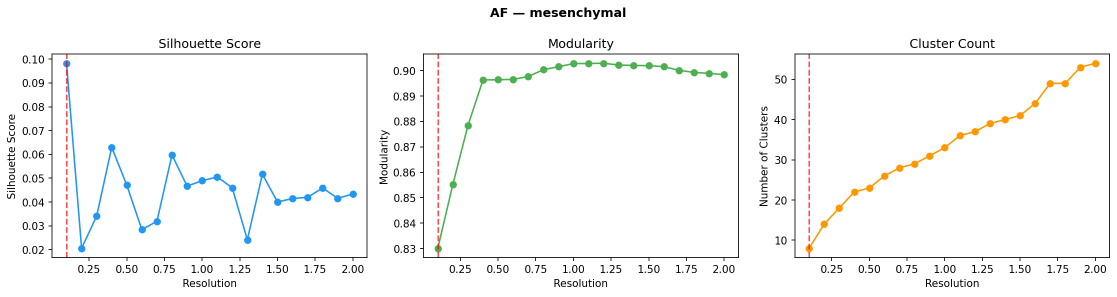
#> input picture results/integration/clustering_resolution_optimization/AF_mesenchymal_optimization.png, 2234 x 593 px (shown at 1/2 size); its folder holds only this picture in this run
$ jupyter execute --allow-errors 06_clustering.ipynb
#> lines starting #> are read from the running program, lines starting #| are printed output that depends on the picture
# Module 06 — Clustering with Resolution Optimization (v5 + tiered v4)

This notebook visualizes clustering results from `scripts/06_clustering.py`
for **both** the v5 atlas (CCA-flat) and the new **tiered v4 atlas**
(Seurat v4 SCT + CCA, run per compartment with mesenchymal / non-mesenchymal
tiers split before integration). Leiden clustering is run per tier on the
tier-specific embedding with automated resolution optimization.

**Sections**
- §1–4 — v5 atlas (CCA-flat, status: completed 2026-03-25)
- §5 — tiered v4 atlas (status: Module 06 complete 2026-05-22; pending human checkpoint)

**v5 cluster counts:** NP 12 · AF 12 · CEP 9 · all_cells 15

**Tiered v4 cluster counts (2026-05-22 rerun, post NP-rescue + 50-cell non-mes threshold):** NP 18 · AF 19 · CEP 19 · all_cells 24

**Data sources**
- v5: `data/integrated/{NP,AF,CEP,all_cells}.h5ad` · `results/integration/clustering_resolution_optimization/`
- tiered v4: `data/integrated/tiered_v4/{NP,AF,CEP,all_cells}.h5ad` · `results/integration/tiered_v4/clustering_resolution_optimization/`

[cell 1]
import warnings
warnings.filterwarnings('ignore', category=FutureWarning)
warnings.filterwarnings('ignore', category=UserWarning, module='scanpy')

import io
from pathlib import Path

import anndata
anndata.settings.allow_write_nullable_strings = True

import numpy as np
import pandas as pd
import scanpy as sc
import matplotlib.pyplot as plt
from matplotlib.lines import Line2D
import seaborn as sns
from PIL import Image as PILImage
from IPython.display import Image, display, Markdown

sns.set_style('whitegrid')
plt.rcParams.update({'figure.dpi': 120, 'savefig.dpi': 200, 'savefig.bbox': 'tight'})

# JPEG-compression helpers — keep notebook under GitHub's ~10 MB render limit.
# Source figures stay full-resolution in results/.
UMAP_MAX_WIDTH = 1200
UMAP_JPEG_QUALITY = 90

def _encode_jpeg(img, max_width=UMAP_MAX_WIDTH, quality=UMAP_JPEG_QUALITY):
    img = img.convert('RGB')
    if img.width > max_width:
        ratio = max_width / img.width
        img = img.resize((max_width, int(img.height * ratio)), PILImage.LANCZOS)
    buf = io.BytesIO()
    img.save(buf, format='JPEG', quality=quality, optimize=True)
    return buf.getvalue()

# [8 lines left out: function render_fig, not called in this run]

# ── Paths ──────────────────────────────────────────────────────────────────
BASE = Path('..').resolve()
INT_DIR = BASE / 'data' / 'integrated'
OPT_DIR = BASE / 'results' / 'integration' / 'clustering_resolution_optimization'
FIG_DIR = BASE / 'results' / 'integration'
FIG_DIR.mkdir(parents=True, exist_ok=True)

COMPARTMENTS = {
    'NP': INT_DIR / 'NP.h5ad',
    'AF': INT_DIR / 'AF.h5ad',
    'CEP': INT_DIR / 'CEP.h5ad',
    'all_cells': INT_DIR / 'all_cells.h5ad',
}

for name, path in COMPARTMENTS.items():
    print(f'  {name}: {"found" if path.exists() else "NOT FOUND"}')

## 1. Resolution Optimization Diagnostics (v5)

The resolution parameter controls the granularity of Leiden clustering. A
resolution scan evaluates multiple values and selects the one that optimizes
a combination of silhouette score and cluster stability. Plots below show
the optimization landscape for each compartment and tier.

[cell 2]
# Display resolution optimization plots for each compartment/tier
opt_plots = sorted(OPT_DIR.glob('*_optimization.png'))
print(f'Resolution optimization plots: {len(opt_plots)}')

for fpath in opt_plots:
    label = fpath.stem.replace('_optimization', '').replace('_', ' ').title()
    display(Markdown(f'### {label}'))
    display(Image(filename=str(fpath), width=800))

## 2. Resolution Scan Tables (v5)

Selected resolutions and metrics for each compartment/tier combination.

[cell 3]
# Display resolution scan tables
res_tables = sorted(OPT_DIR.glob('*_resolutions.tsv'))
print(f'Resolution scan tables: {len(res_tables)}')

for fpath in res_tables:
    label = fpath.stem.replace('_resolutions', '').replace('_', ' ').title()
    df = pd.read_csv(fpath, sep='\t')
    display(Markdown(f'### {label}'))
    display(df.style.set_caption(f'{label} — Resolution Scan Results'))

## 3. Cluster UMAP per Compartment (v5)

UMAP colored by Leiden cluster labels for each compartment. This shows the
spatial distribution of clusters on the CCA-integrated embedding.

[cell 4]
for comp_name, comp_path in [('NP', COMPARTMENTS['NP']),
                              ('AF', COMPARTMENTS['AF']),
                              ('CEP', COMPARTMENTS['CEP'])]:
    if not comp_path.exists():
        print(f'{comp_name}: file not found')
        continue

    adata = sc.read_h5ad(comp_path, backed='r')
    obs_df = adata.obs.to_memory() if hasattr(adata.obs, 'to_memory') else adata.obs.copy()
    umap = adata.obsm['X_umap'][:] if 'X_umap' in adata.obsm else None
    n_clusters = obs_df['leiden'].nunique() if 'leiden' in obs_df.columns else 0
    adata.file.close()

    if umap is None or 'leiden' not in obs_df.columns:
        print(f'{comp_name}: missing UMAP or leiden column')
        continue

    display(Markdown(f'### {comp_name} — {n_clusters} Leiden Clusters'))

    unique_clusters = sorted(obs_df['leiden'].unique(),
                              key=lambda x: int(x) if str(x).isdigit() else x)
    palette = dict(zip(unique_clusters,
                       sns.color_palette('husl', max(len(unique_clusters), 20))))

    fig, ax = plt.subplots(figsize=(9, 7))
    idx = np.random.RandomState(42).permutation(len(umap))
    labels = obs_df['leiden'].values
    colors = [palette.get(labels[i], '#cccccc') for i in idx]
    ax.scatter(umap[idx, 0], umap[idx, 1], c=colors, s=0.2, alpha=0.4, rasterized=True)
    ax.set_xticks([]); ax.set_yticks([])
    ax.set_title(f'{comp_name}: Leiden Clustering ({n_clusters} clusters)', fontsize=12)
    fig.tight_layout()
    fig.savefig(FIG_DIR / f'notebook_06_{comp_name}_leiden_umap.png', dpi=150, bbox_inches='tight')
    render_fig(fig)

    del obs_df, umap

## 4. Cluster Size Distributions (v5)

Bar chart of cluster sizes for each compartment, showing how cells are
distributed across clusters.

[cell 5]
# Cluster size bar charts per compartment
for comp_name, comp_path in [('NP', COMPARTMENTS['NP']),
                              ('AF', COMPARTMENTS['AF']),
                              ('CEP', COMPARTMENTS['CEP'])]:
    if not comp_path.exists():
        continue
    adata = sc.read_h5ad(comp_path, backed='r')
    obs_df = adata.obs.to_memory() if hasattr(adata.obs, 'to_memory') else adata.obs.copy()
    adata.file.close()

    if 'leiden' not in obs_df.columns:
        continue

    counts = obs_df['leiden'].value_counts().sort_index(
        key=lambda x: x.astype(int) if x.str.isdigit().all() else x)

    fig, ax = plt.subplots(figsize=(max(10, len(counts) * 0.35), 5))
    ax.bar(range(len(counts)), counts.values, color='steelblue', edgecolor='white')
    ax.set_xticks(range(len(counts)))
    ax.set_xticklabels(counts.index, rotation=90, fontsize=7)
    ax.set_ylabel('Number of cells')
    ax.set_xlabel('Leiden cluster')
    ax.set_title(f'{comp_name}: Cluster Sizes ({len(counts)} clusters, {len(obs_df):,} cells)')
    fig.tight_layout()
    plt.show()

    del obs_df

## 5. Tiered v4 Atlas — Module 06 (2026-05-22 rerun, post NP-rescue + 50-cell non-mes threshold)

After the per-compartment metric review (notebook 05 §6), the atlas was
re-run on the tiered v4 integration (Seurat v4 SCT + CCA, mesenchymal /
non-mesenchymal split before integration). Cells live at
`data/integrated/tiered_v4/{NP,AF,CEP,all_cells}.h5ad`; the v5 outputs
remain on disk untouched. Module 06 ran independently per compartment via
`scripts/06_clustering.py --input-dir data/integrated/tiered_v4 \
--output-dir results/integration/tiered_v4`.

**2026-05-22 rerun** consolidates two upstream changes:

- **NP unassigned rescue (commits `15944f1`, `a26525c`).** Module 04 cell-
  class panels were extended so previously-unassigned (`unknown`) cells
  could be re-tiered into mesenchymal vs non-mesenchymal. Adaptive HVG
  selection in 05k honors `--hvg-cap` / `--max-cfo-product` to keep CCA
  tractable on the larger tier objects.
- **Non-mes per-study threshold raised 5 → 50 cells (this rerun).** Below
  the new floor, studies are dropped from the non-mes tier rather than
  forced through a simple-merge fallback that produced study-segregated
  UMAP lobes (no real batch correction). AF lost `GSE199866_AF` (7 cells)
  to the drop; every surviving non-mes object now clears CCA's
  `dims=1:50` requirement.

**Selection rule unchanged from PR #4 (commit `d44a0c4`):** silhouette
and modularity are min-max normalized within the full sweep (res =
0.1 → 2.0, step 0.1), averaged into a combined score, and the
argmax is chosen with ties broken on silhouette.

**Final cluster counts (2026-05-22):**

| Compartment | Mes res / clusters         | Non-mes res / clusters       | Total |
|-------------|----------------------------|------------------------------|-------|
| NP          | 0.4 / 9 (187,257 cells)    | 0.3 / 9 (75,667 cells)       | 18    |
| AF          | 0.3 / 12 (72,605 cells)    | 0.4 / 7 (12,012 cells)       | 19    |
| CEP         | 0.4 / 9 (36,879 cells)     | 0.7 / 10 (13,975 cells)      | 19    |
| all_cells   | 0.7 / 19 (308,958 cells)   | 0.2 / 5 (101,747 cells)      | 24    |

Study-cluster ARIs all low (NP 0.074, AF 0.047, CEP 0.102, all_cells
0.056) — clustering is not driven by study identity.

**Compared to the 2026-05-09 rerun:** non-mes tier cell counts jumped
dramatically (NP 3,393 → 75,667; AF 56 → 12,012; CEP 71 → 13,975;
all_cells 3,464 → 101,747) as previously-unassigned cells were rescued.
Mesenchymal-tier clustering became coarser in NP (27 → 9) and CEP
(15 → 9) because removing non-mes contamination flattens modularity
earlier; all_cells mes shifted modestly (17 → 19) and AF mes stayed
similar (13 → 12). Non-mes tiers, now containing real cell numbers per
cluster (≥ 1,000+ rather than ~14), have defensible sub-structure for
the first time.

**Status:** Module 06 complete; pipeline stopped at the human checkpoint
before Module 07. See open questions in §5f.

[cell 6]
TV4_INT_DIR = BASE / 'data' / 'integrated' / 'tiered_v4'
TV4_OPT_DIR = BASE / 'results' / 'integration' / 'tiered_v4' / 'clustering_resolution_optimization'

TV4_COMPARTMENTS = {
    'NP':        TV4_INT_DIR / 'NP.h5ad',
    'AF':        TV4_INT_DIR / 'AF.h5ad',
    'CEP':       TV4_INT_DIR / 'CEP.h5ad',
    'all_cells': TV4_INT_DIR / 'all_cells.h5ad',
}

for name, path in TV4_COMPARTMENTS.items():
    size_gb = path.stat().st_size / 1e9 if path.exists() else 0.0
    status = 'found' if path.exists() else 'NOT FOUND'
    print(f'  {name:9s}: {status:9s}  ({size_gb:5.2f} GB)')

### 5a. Cluster count comparison (v5 vs tiered v4)

[cell 7]
rows = []
#> (the rest of this cell did not finish here and is left out)

### 5b. Resolution optimization diagnostics — tiered v4

Each compartment-tier yields a 4-panel diagnostic: silhouette, modularity,
the normalized combined score (`(sil_norm + mod_norm) / 2`, with the
per-component `sil_norm` and `mod_norm` traces overlaid), and cluster
count vs resolution. Min-max normalization is computed within each sweep,
so `sil_norm` and `mod_norm` always span [0, 1] regardless of the raw
metric range.

The red dashed line in every panel marks the selected resolution, which is
the argmax of the combined score (tie-break on silhouette). For tiers
where the silhouette curve is shallow (AF mes, all_cells mes — silhouette
≲ 0.05 across the full sweep), modularity dominates the combined score and
drives the selection.

[cell 8]
tv4_opt_plots = sorted(TV4_OPT_DIR.glob('*_optimization.png'))
print(f'Tiered v4 resolution optimization plots: {len(tv4_opt_plots)}')

for fpath in tv4_opt_plots:
    label = fpath.stem.replace('_optimization', '').replace('_', ' ').title()
    display(Markdown(f'#### {label}'))
    jpeg_bytes = _encode_jpeg(PILImage.open(fpath))
    display(Image(data=jpeg_bytes, format='jpeg'))
#> this loop made 1 pass
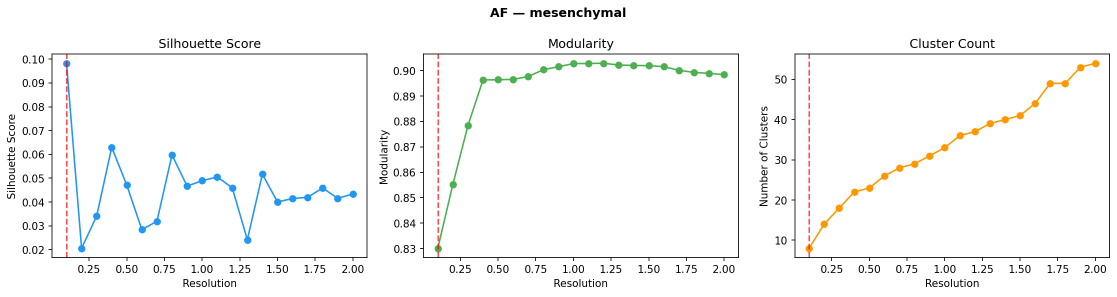
#> input picture results/integration/clustering_resolution_optimization/AF_mesenchymal_optimization.png, 2234 x 593 px (shown at 1/2 size)
#> pass 1, in _encode_jpeg, `img = img.resize((max_width, int(img.height * ratio)), PILImage.LANCZOS)`:
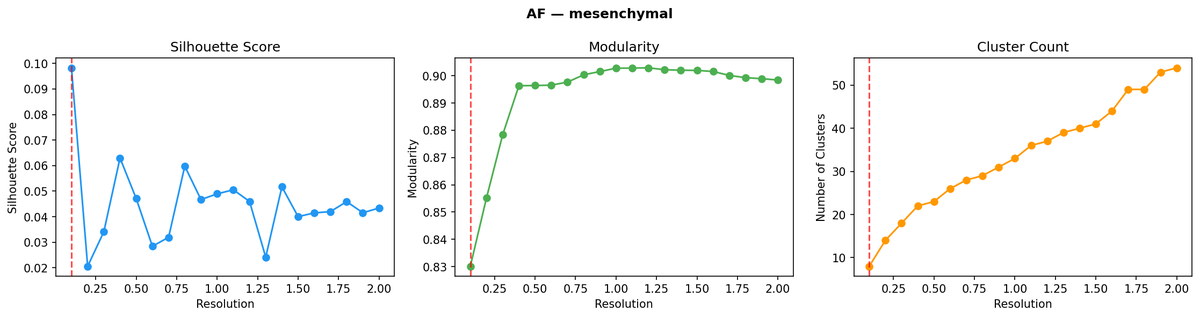
#> img: PIL image 1200x318 RGB; mean R, G, B 247.1, 247.4, 247

### 5c. Resolution scan tables — tiered v4

Full per-resolution silhouette and modularity values.

[cell 9]
tv4_res_tables = sorted(TV4_OPT_DIR.glob('*_resolutions.tsv'))
print(f'Tiered v4 resolution scan tables: {len(tv4_res_tables)}')

for fpath in tv4_res_tables:
    label = fpath.stem.replace('_resolutions', '').replace('_', ' ').title()
    df = pd.read_csv(fpath, sep='\t')
    display(Markdown(f'#### {label}'))
    display(df.style.set_caption(f'{label} — Resolution Scan Results').format(precision=4))

### 5d. Cluster UMAPs per compartment-tier — tiered v4

UMAPs are stored per tier in `obsm['X_umap']`. Each tier is plotted
separately and colored by its tier-specific Leiden labels
(`leiden_mesenchymal`, `leiden_non_mesenchymal`).

[cell 10]
def _plot_tier_umap(comp_name, comp_path, tier, leiden_col, palette_name='husl'):
    adata = sc.read_h5ad(comp_path, backed='r')
    obs = adata.obs.to_memory() if hasattr(adata.obs, 'to_memory') else adata.obs.copy()
    if leiden_col not in obs.columns or 'tier' not in obs.columns:
        adata.file.close()
        return False
    mask = (obs['tier'].astype(str) == tier) & (obs[leiden_col].astype(str) != 'NA')
    if mask.sum() < 5:
        adata.file.close()
        return False
    umap = adata.obsm['X_umap'][:][mask.values]
    labels = obs.loc[mask, leiden_col].astype(str).values
    adata.file.close()

    finite = np.isfinite(umap).all(axis=1)
    umap = umap[finite]; labels = labels[finite]
    if len(umap) < 5:
        return False

    uniq = sorted(set(labels), key=lambda x: int(x) if x.isdigit() else x)
    palette = dict(zip(uniq, sns.color_palette(palette_name, max(len(uniq), 8))))
    idx = np.random.RandomState(42).permutation(len(umap))
    colors = [palette[labels[i]] for i in idx]

    fig, ax = plt.subplots(figsize=(8, 6))
    ax.scatter(umap[idx, 0], umap[idx, 1], c=colors, s=0.3, alpha=0.5, rasterized=True)
    ax.set_xticks([]); ax.set_yticks([])
    ax.set_title(f'{comp_name} — tiered v4 — {tier} '
                 f'({len(uniq)} clusters, {len(umap):,} cells)', fontsize=12)
    handles = [Line2D([0],[0], marker='o', color='w', markerfacecolor=palette[c],
                       markersize=6, label=c) for c in uniq]
    ax.legend(handles=handles, title='cluster', fontsize=7, title_fontsize=8,
              loc='center left', bbox_to_anchor=(1.0, 0.5),
              ncol=2 if len(uniq) > 12 else 1)
    fig.tight_layout()
    render_fig(fig)
    return True

#> (the rest of this cell did not finish here and is left out)

### 5e. Cluster size distributions — tiered v4

Per-tier cluster sizes for each compartment.

[cell 11]
def _bar_tier_clusters(comp_name, comp_path, leiden_col, color):
    adata = sc.read_h5ad(comp_path, backed='r')
    obs = adata.obs.to_memory() if hasattr(adata.obs, 'to_memory') else adata.obs.copy()
    adata.file.close()
    if leiden_col not in obs.columns:
        return False
    s = obs[leiden_col].astype(str)
    s = s[s != 'NA']
    if len(s) == 0:
        return False
    counts = s.value_counts().sort_index(
        key=lambda x: x.astype(int) if x.str.isdigit().all() else x)
    fig, ax = plt.subplots(figsize=(max(6, len(counts) * 0.3), 3.5))
    ax.bar(range(len(counts)), counts.values, color=color, edgecolor='white')
    ax.set_xticks(range(len(counts)))
    ax.set_xticklabels(counts.index, rotation=90, fontsize=8)
    ax.set_ylabel('cells')
    tier_label = leiden_col.replace('leiden_', '').replace('_', ' ')
    ax.set_title(f'{comp_name} — tiered v4 — {tier_label} '
                 f'({len(counts)} clusters, {len(s):,} cells)', fontsize=11)
    fig.tight_layout()
    render_fig(fig)
    return True

#> (the rest of this cell did not finish here and is left out)

### 5f. Resolution decisions (2026-05-22)

The six open questions from the 2026-05-22 review were resolved in favor of
the statistically-selected resolutions (no manual overrides):

1. **NP mes (9 clusters at res = 0.4).** Accepted — both metrics agree on the
   peak; the 6 fibrocartilaginous clusters that collapse to a single cell
   type at Module 07 are sub-states of NP_fibrocartilaginous, captured in the
   new `cell_subtype` column (Module 07 Stage 3).
2. **NP non-mes (9 clusters at res = 0.3).** Accepted.
3. **CEP mes (9 clusters at res = 0.4).** Accepted — coarser than 2026-05-09
   because removing mis-tiered non-mes contamination flattens modularity.
4. **CEP non-mes (10 clusters at res = 0.7).** Accepted.
5. **all_cells mes (19 clusters at res = 0.7).** Accepted — per-compartment
   vs unified atlas cluster count comparison deferred (not the right scale
   for this stage).
6. **all_cells non-mes (5 clusters at res = 0.2).** Accepted — highest
   combined score of any tier in the rerun.

Phase-5 gates (DE concordance ≥ 80 % top-100 with v5; ≥ 5/10 pain genes
recovered; max_study_pct < 85 %; pseudobulk power ≥ v5's 17 powered
comparisons) will be evaluated as Module 08 lands.

### 5g. Cluster → cell_subtype mapping (tiered v4, 2026-05-22)

Each compartment's mesenchymal-tier clusters are mapped to a
`cell_subtype` label by Module 07 Stage 3 (overlap-based scoring against
`SUBSTATE_PANELS`: `proliferating`, `inflammatory`, `stressed`,
`matrix_active`, `migratory`, `homeostatic` fallback, plus
`endothelial_admixed` contamination flag). The table below preserves the
statistical cluster IDs alongside the biological sub-state labels, so the
clusters can still be referenced individually for DE / pseudobulk while
the sub-state column is used for descriptive characterization and
composition tests.

Non-mesenchymal cells skip Stage 3 (their existing fine labels —
`Macrophage_M1/M2`, `Neutrophil`, `Erythrocyte`, etc. — are already
specific enough); `cell_subtype = cell_type` for those cells.

[cell 12]
rows = []
for comp_name, comp_path in TV4_COMPARTMENTS.items():
    if not comp_path.exists():
        continue
    adata = sc.read_h5ad(comp_path, backed='r')
    obs_cols = ['tier', 'leiden_mesenchymal', 'cell_type', 'cell_subtype']
    have = [c for c in obs_cols if c in adata.obs.columns]
    obs = adata.obs[have].copy()
    adata.file.close()
    if 'cell_subtype' not in obs.columns:
        continue
    mes = obs[obs['tier'] == 'mesenchymal'].copy()
    if len(mes) == 0:
        continue
    for cluster in sorted(mes['leiden_mesenchymal'].astype(str).unique(),
                          key=lambda x: int(x)):
        sub = mes[mes['leiden_mesenchymal'].astype(str) == cluster]
        ct = sub['cell_type'].mode().iloc[0]
        st = sub['cell_subtype'].mode().iloc[0]
        rows.append({
            'compartment': comp_name,
            'leiden_mesenchymal': cluster,
            'n_cells': len(sub),
            'cell_type': ct,
            'cell_subtype': st,
        })
df = pd.DataFrame(rows)
#> (the rest of this cell did not finish here and is left out)

$ run again, on results/integration/clustering_resolution_optimization/all_cells_mesenchymal_optimization.png
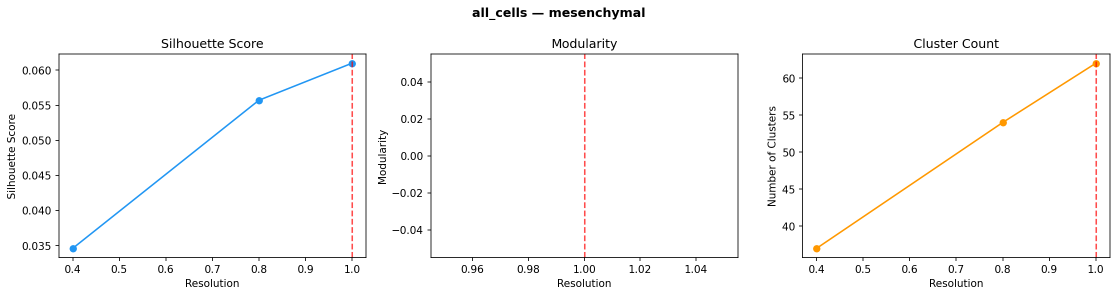
#> input picture results/integration/clustering_resolution_optimization/all_cells_mesenchymal_optimization.png, 2234 x 593 px (shown at 1/2 size)
#> the loop `for fpath in tv4_opt_plots:` made 1 pass
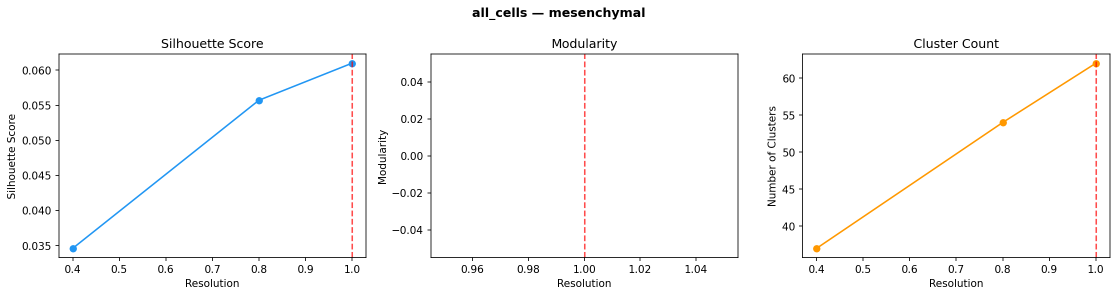
#> input picture results/integration/clustering_resolution_optimization/all_cells_mesenchymal_optimization.png, 2234 x 593 px (shown at 1/2 size)
#> pass 1, in _encode_jpeg, `img = img.resize((max_width, int(img.height * ratio)), PILImage.LANCZOS)`:
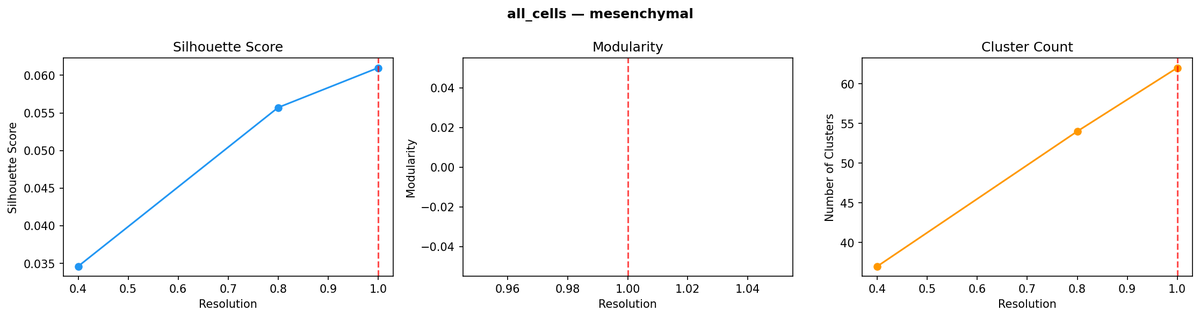
#> img: PIL image 1200x318 RGB; mean R, G, B 249.1, 248.7, 248.6
